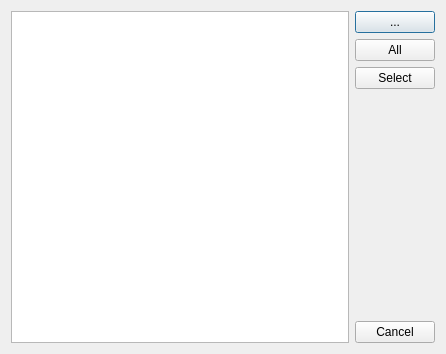
<?xml version="1.0" encoding="UTF-8"?>
<ui version="4.0">
 <class>Dialog</class>
 <widget class="QDialog" name="Dialog">
  <property name="geometry">
   <rect>
    <x>0</x>
    <y>0</y>
    <width>446</width>
    <height>354</height>
   </rect>
  </property>
  <property name="windowTitle">
   <string>Converting GPX to MapInfo TAB</string>
  </property>
  <layout class="QVBoxLayout" name="verticalLayout_2">
   <item>
    <layout class="QHBoxLayout" name="horizontalLayout">
     <item>
      <widget class="QTableView" name="tableView"/>
     </item>
     <item>
      <layout class="QVBoxLayout" name="verticalLayout">
       <property name="rightMargin">
        <number>0</number>
       </property>
       <item>
        <widget class="QPushButton" name="btnFolder">
         <property name="text">
          <string>...</string>
         </property>
        </widget>
       </item>
       <item>
        <widget class="QPushButton" name="btnAll">
         <property name="text">
          <string>All</string>
         </property>
        </widget>
       </item>
       <item>
        <widget class="QPushButton" name="btnSelect">
         <property name="text">
          <string>Select</string>
         </property>
        </widget>
       </item>
       <item>
        <spacer name="verticalSpacer">
         <property name="orientation">
          <enum>Qt::Vertical</enum>
         </property>
         <property name="sizeHint" stdset="0">
          <size>
           <width>20</width>
           <height>40</height>
          </size>
         </property>
        </spacer>
       </item>
       <item>
        <widget class="QPushButton" name="btnCancel">
         <property name="text">
          <string>Cancel</string>
         </property>
        </widget>
       </item>
      </layout>
     </item>
    </layout>
   </item>
  </layout>
 </widget>
 <resources/>
 <connections/>
</ui>
